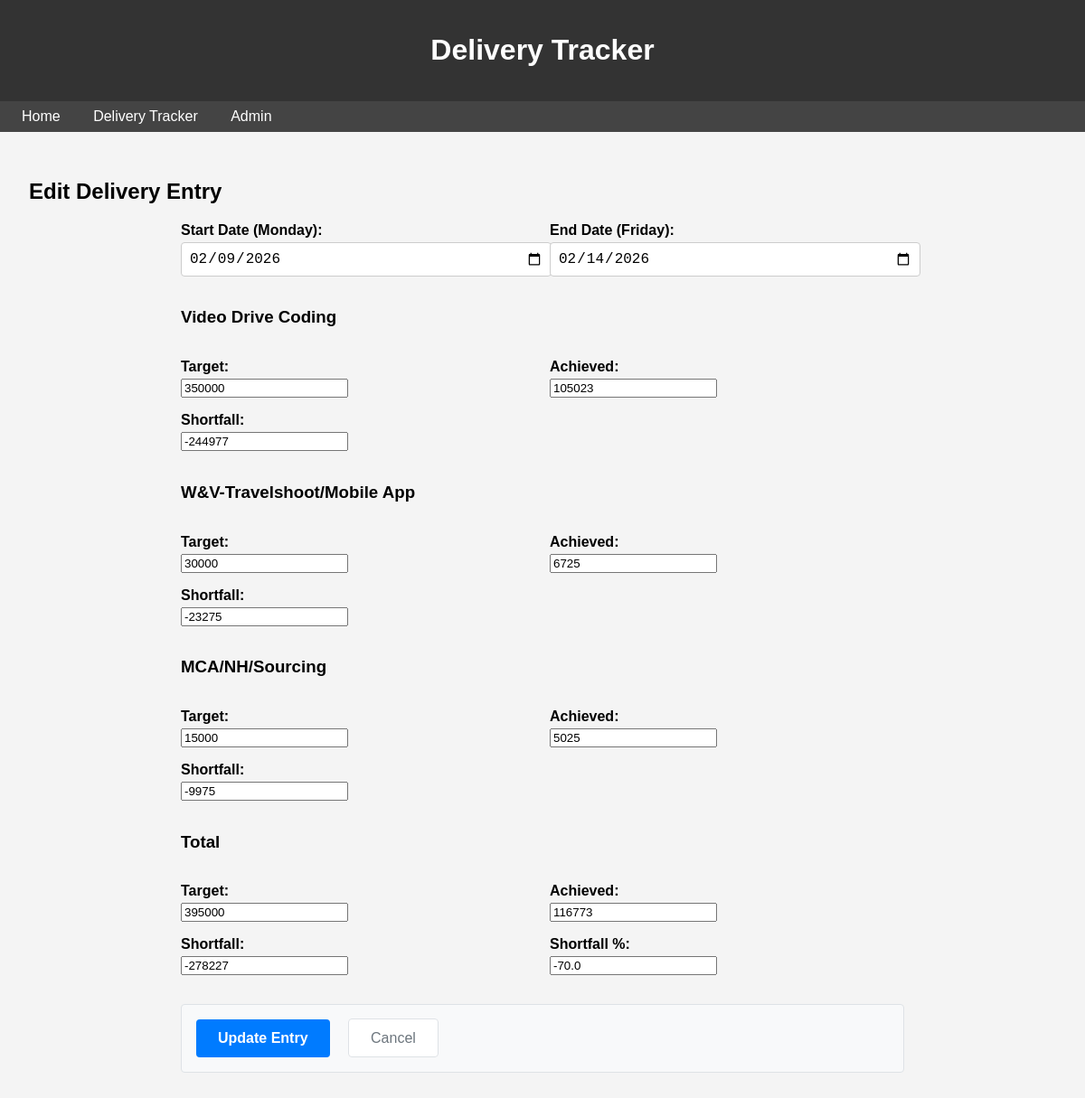
Screenshot of /tracker/8/update/ with the database file from the repository.
### tracker/models.py (models this page shows, shortened)
class WeeklyDelivery(models.Model):
    start_date = models.DateField(default=date.today, help_text="Start date of the week (Monday)")
    end_date = models.DateField(default=date.today, help_text="End date of the week (Friday)")
    video_drive_target = models.IntegerField(default=0)
    video_drive_achieved = models.IntegerField(default=0)
    video_drive_shortfall = models.IntegerField(default=0)
    travel_mobile_target = models.IntegerField(default=0)
    travel_mobile_achieved = models.IntegerField(default=0)
    travel_mobile_shortfall = models.IntegerField(default=0)
    mca_sourcing_target = models.IntegerField(default=0)
    mca_sourcing_achieved = models.IntegerField(default=0)
    mca_sourcing_shortfall = models.IntegerField(default=0)
    total_target = models.IntegerField(default=0)
    total_achieved = models.IntegerField(default=0)
    total_shortfall = models.IntegerField(default=0)
    shortfall_percentage = models.FloatField(default=0.0, help_text="Shortfall percentage, e.g., -80")
    class Meta:
        ordering = ['-start_date']  # Most recent first

### tracker/views.py (the view)
# urls.py: path('<int:pk>/update/', views.DeliveryUpdateView.as_view(), name='delivery_update'),
class DeliveryUpdateView(UpdateView):
    model = WeeklyDelivery
    template_name = 'tracker/delivery_form.html'
    fields = '__all__'
    success_url = reverse_lazy('delivery_list')

### tracker/templates/tracker/delivery_form.html (shortened to what this page needs)
{% extends 'pages/base.html' %}
{% block content %}
<h2>{% if object %}Edit{% else %}Add New{% endif %} Delivery Entry</h2>
<form method="post" style="max-width: 800px; margin: 0 auto;">
    <div style="display: grid; grid-template-columns: 1fr 1fr; gap: 1rem;">
        <div class="form-field">
            <label for="{{ form.start_date.id_for_label }}">Start Date (Monday):</label>
            <div class="date-input-container">
                <input type="date" name="start_date" id="{{ form.start_date.id_for_label }}" value="{% if form.start_date.value %}{{ form.start_date.value|date:'Y-m-d' }}{% endif %}" class="date-input">
            </div>
        </div>
        <div class="form-field">
            <label for="{{ form.end_date.id_for_label }}">End Date (Friday):</label>
            <div class="date-input-container">
                <input type="date" name="end_date" id="{{ form.end_date.id_for_label }}" value="{% if form.end_date.value %}{{ form.end_date.value|date:'Y-m-d' }}{% endif %}" class="date-input">
            </div>
        </div>
        <h3 class="form-section" style="grid-column: span 2;">Video Drive Coding</h3>
        <div class="form-field">
            <label for="{{ form.video_drive_target.id_for_label }}">Target:</label>
            {{ form.video_drive_target }}
        </div>
        <div class="form-field">
            <label for="{{ form.video_drive_achieved.id_for_label }}">Achieved:</label>
            {{ form.video_drive_achieved }}
        </div>
        <div class="form-field">
            <label for="{{ form.video_drive_shortfall.id_for_label }}">Shortfall:</label>
            {{ form.video_drive_shortfall }}
        </div>
        <div></div>
        <h3 class="form-section" style="grid-column: span 2;">W&V-Travelshoot/Mobile App</h3>
        <div class="form-field">
            <label for="{{ form.travel_mobile_target.id_for_label }}">Target:</label>
            {{ form.travel_mobile_target }}
        </div>
        <div class="form-field">
            <label for="{{ form.travel_mobile_achieved.id_for_label }}">Achieved:</label>
            {{ form.travel_mobile_achieved }}
        </div>
        <div class="form-field">
            <label for="{{ form.travel_mobile_shortfall.id_for_label }}">Shortfall:</label>
            {{ form.travel_mobile_shortfall }}
        </div>
        <div></div>
        <h3 class="form-section" style="grid-column: span 2;">MCA/NH/Sourcing</h3>
        <div class="form-field">
            <label for="{{ form.mca_sourcing_target.id_for_label }}">Target:</label>
            {{ form.mca_sourcing_target }}
        </div>
        <div class="form-field">
            <label for="{{ form.mca_sourcing_achieved.id_for_label }}">Achieved:</label>
            {{ form.mca_sourcing_achieved }}
        </div>
        <div class="form-field">
            <label for="{{ form.mca_sourcing_shortfall.id_for_label }}">Shortfall:</label>
            {{ form.mca_sourcing_shortfall }}
        </div>
        <div></div>
        <h3 class="form-section" style="grid-column: span 2;">Total</h3>
        <div class="form-field">
            <label for="{{ form.total_target.id_for_label }}">Target:</label>
            {{ form.total_target }}
        </div>
        <div class="form-field">
            <label for="{{ form.total_achieved.id_for_label }}">Achieved:</label>
            {{ form.total_achieved }}
        </div>
        <div class="form-field">
            <label for="{{ form.total_shortfall.id_for_label }}">Shortfall:</label>
            {{ form.total_shortfall }}
        </div>
        <div class="form-field">
            <label for="{{ form.shortfall_percentage.id_for_label }}">Shortfall %:</label>
            {{ form.shortfall_percentage }}
        </div>
    </div>
    <div class="submit-section">
        <button type="submit" style="background-color: #007bff; color: white; padding: 0.75rem 1.5rem; border: none; border-radius: 4px; cursor: pointer; font-size: 1rem; font-weight: bold;">{% if object %}Update{% else %}Create{% endif %} Entry</button>
        <a href="{% url 'delivery_list' %}" style="margin-left: 1rem; color: #6c757d; text-decoration: none; padding: 0.75rem 1.5rem; border: 1px solid #dee2e6; border-radius: 4px; background-color: #fff;">Cancel</a>
    </div>
</form>
{% endblock %}

### pages/templates/pages/base.html (style rules this page uses)
body { font-family: Arial, sans-serif; margin: 0; padding: 0; background-color: #f4f4f4; }

### tracker/templates/tracker/delivery_form.html (style rules this page uses)
.form-field input[type="date"] { width: 100%; padding: 0.5rem; border: 1px solid #ccc; border-radius: 4px; font-size: 1rem; background-color: white; cursor: pointer; }
.date-input-container { position: relative; }
.form-field label { display: block; margin-bottom: 0.25rem; font-weight: bold; }
.submit-section { margin-top: 2rem; padding: 1rem; background-color: #f8f9fa; border-radius: 4px; border: 1px solid #dee2e6; }

### rows the page displays
WeeklyDelivery: start_date "02/09/2026", end_date "02/14/2026", video_drive_target "350000", video_drive_achieved "105023", video_drive_shortfall "-244977", travel_mobile_target "30000", travel_mobile_achieved "6725", travel_mobile_shortfall "-23275", mca_sourcing_target "15000", mca_sourcing_achieved "5025", mca_sourcing_shortfall "-9975", total_target "395000", total_achieved "116773", total_shortfall "-278227", shortfall_percentage "-70.0"
